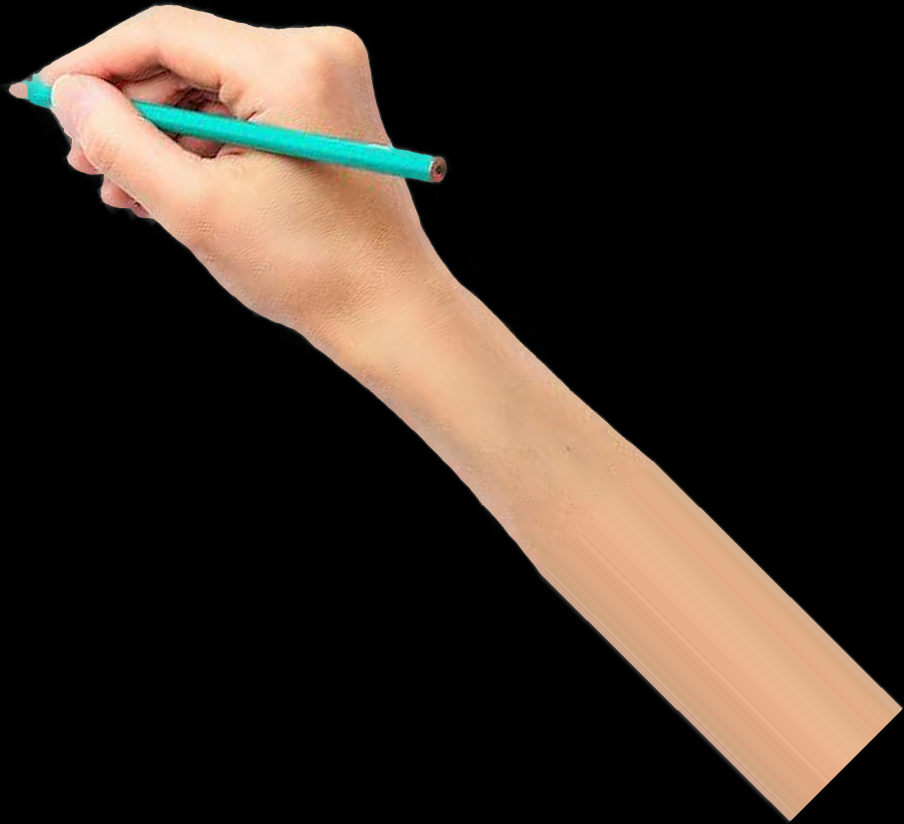
#> input picture engine/hand4_sprite.png, 1808 x 1648 px (shown at 1/2 size)
$ python pfpcheck.py hand4_sprite.png hand4_sprite.png   (older library calls are emulated)
#> lines starting #> are read from the running program, lines starting #| are printed output that depends on the picture
#> further down, im is the input picture: shape (1648, 1808, 3); mean B, G, R 35.2, 43.3, 53.4
# Profile-picture checks for the live (Nov 2026): decide, without a human, whether a picture gets drawn.
#
#   before tracing (instant, ~0.3 s):
#     blank       default avatar or a flat colour (almost no contrast)
#     blurry      too little sharp detail to find lines in (Laplacian variance on a 360 px copy)
#     nudity      NudeNet (MIT, 320n ONNX): exposed nudity (score >= 0.6) or, with suggestive=1, covered breasts/buttocks
#                 (>= 0.55) -> never drawn
#   after tracing (free: tracing runs while the previous drawing plays):
#     messy       too much of the line is joins between pieces (the drawing would be a tangle)
#     busy        lots of line *and* lots of small edges (collages, scenery, busy art)
#
# Thresholds come from 40 real profile pictures of the accounts' commenters (Nov 2026): they skip 7 of the 9 that came
# out unreadable and none of the 18 good ones. Usage: python3 pfpcheck.py <img> [<traced dir>]
import os, sys, json, numpy as np, cv2

C = dict(blank_std=18.0, blur_min=25.0, nsfw_score=0.6, suggestive=1, suggestive_score=0.55, join_max=0.27, busy_line=28.0, busy_edge=10.0, scene_edge=15.0, scene_line=20.0)
NSFW = {'FEMALE_BREAST_EXPOSED', 'FEMALE_GENITALIA_EXPOSED', 'MALE_GENITALIA_EXPOSED', 'ANUS_EXPOSED', 'BUTTOCKS_EXPOSED'}
SUGGESTIVE = {'FEMALE_BREAST_COVERED', 'BUTTOCKS_COVERED', 'FEMALE_GENITALIA_COVERED'}   # suggestive=1: also kept off an unwatched stream
_DET = {}

def features(img):
    g = cv2.cvtColor(img, cv2.COLOR_BGR2GRAY); s = cv2.resize(g, (360, 360), interpolation=cv2.INTER_AREA)
#> after `g = cv2.cvtColor(img, cv2.COLOR_BGR2GRAY)`:
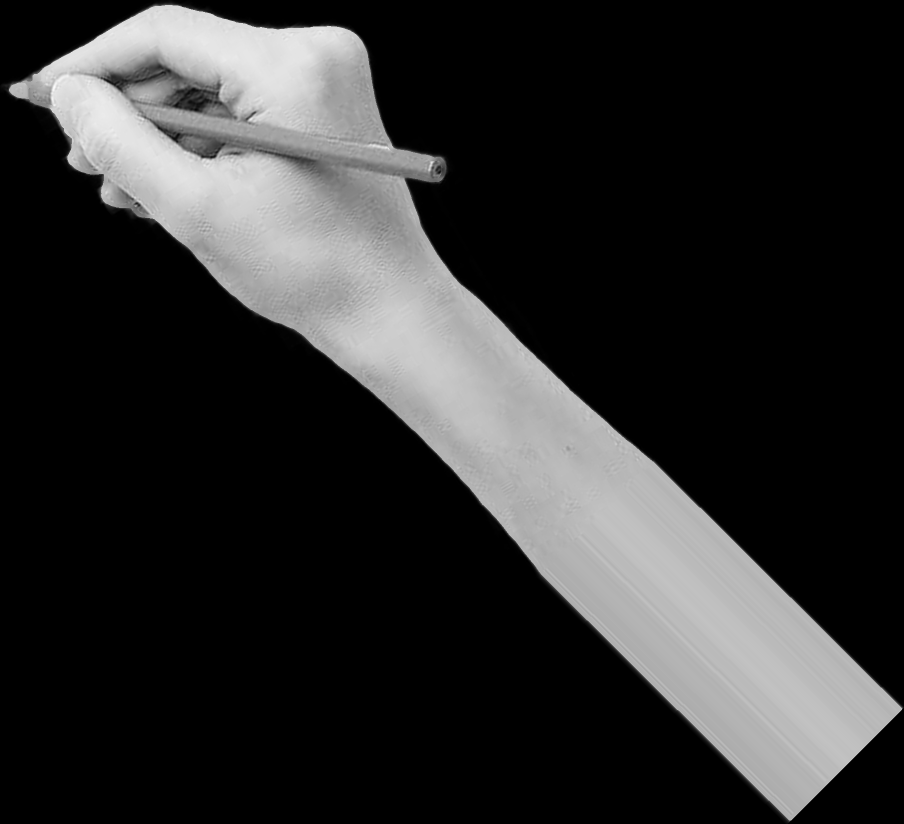
#> g: shape (1648, 1808) (shown at 1/2 size); min 0, max 253, mean 45.4
#> after `s = cv2.resize(g, (360, 360), interpolation=cv2.INTER_AREA)`:
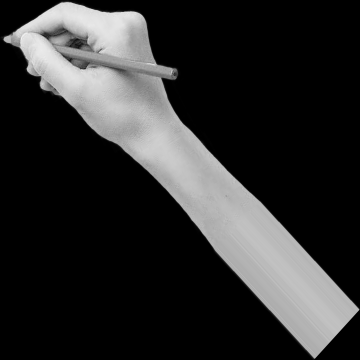
#> s: shape (360, 360); min 0, max 241, mean 45.4
    return dict(std=float(g.std()), blur=float(cv2.Laplacian(s, cv2.CV_64F).var()),
                edge=100.0 * float((cv2.Canny(cv2.GaussianBlur(s, (3, 3), 0), 60, 150) > 0).mean()))

def nudity(img):
    if 'd' not in _DET:
        from nudenet import NudeDetector
        _DET['d'] = NudeDetector()
    # NudeNet also fires weakly on non-people (a cartoon dog 0.36, a toy duck 0.58 in the test set), hence 0.6
    hits = [d for d in _DET['d'].detect(img) if (d['class'] in NSFW and d['score'] >= C['nsfw_score'])
            or (C['suggestive'] and d['class'] in SUGGESTIVE and d['score'] >= C['suggestive_score'])]
    return max((d['score'] for d in hits), default=0.0)

def before(img):
    # -> (ok, reason, features)
    f = features(img)
#> f = {'std': 79.44, 'blur': 321.3, 'edge': 1.64}
    if f['std'] < C['blank_std']: return False, 'blank or default picture', f
    if f['blur'] < C['blur_min']: return False, 'too blurry to find lines', f
    if nudity(img) > 0: return False, 'not allowed on stream', f
    return True, '', f

def after(traced, f):
    # traced = the trace's output folder (path_d1.npy, kinds_d1.json); f = before()'s features
    P = np.load(os.path.join(traced, 'path_d1.npy')); line = float(np.hypot(*np.diff(P, axis=0).T).sum()) / 500.0
    k = json.load(open(os.path.join(traced, 'kinds_d1.json'))); join = sum(1 for x in k if x == 'walk') / max(1, len(k))
    if join >= C['join_max']: return False, 'too messy to draw cleanly', dict(line=line, join=join)
    if (line >= C['busy_line'] and f['edge'] >= C['busy_edge']) or (f['edge'] >= C['scene_edge'] and line >= C['scene_line']):
        return False, 'too busy to draw cleanly', dict(line=line, join=join)
    return True, '', dict(line=line, join=join)

if __name__ == '__main__':
#> (the run stopped early here; a loop or call above may not have finished)
